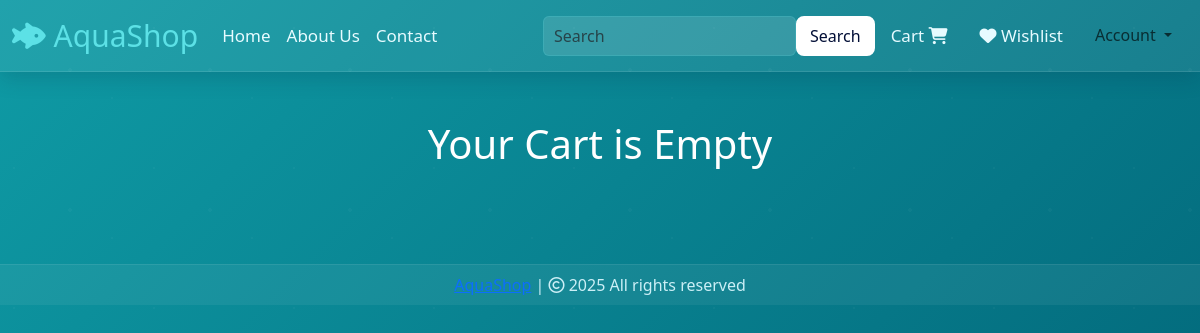
The page /cart (signed in) on the database as committed earlier.
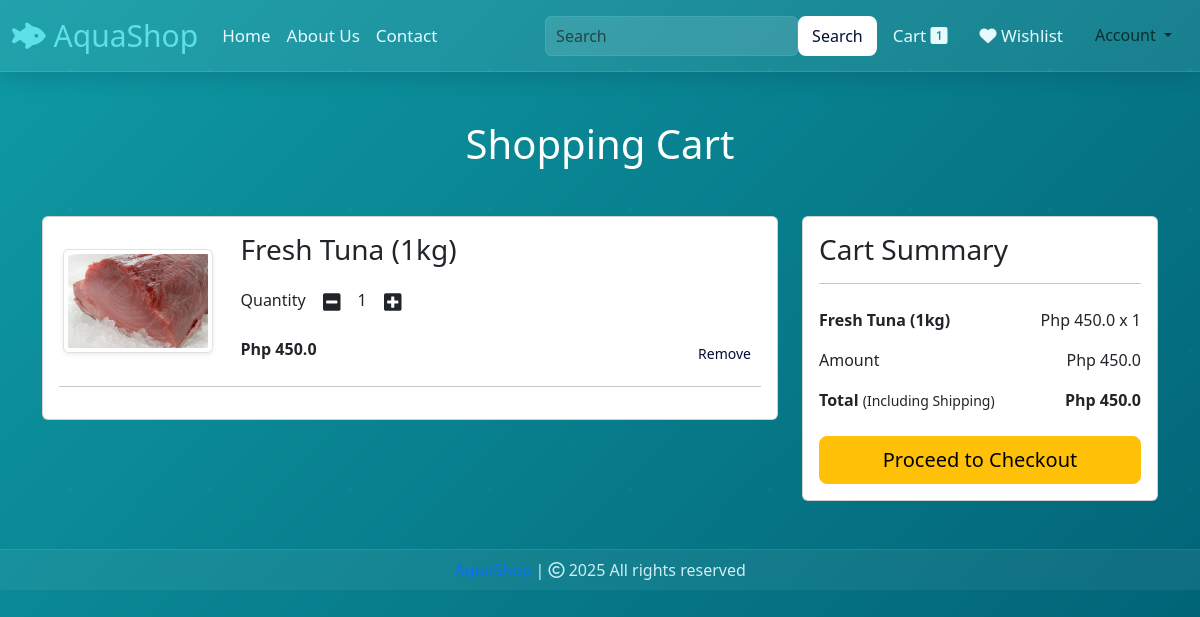
The same page on the database as committed later.
### website/models.py (models this page shows, shortened)
class Cart(db.Model):
    id = db.Column(db.Integer, primary_key=True)
    quantity = db.Column(db.Integer, nullable=False)
    customer_link = db.Column(db.Integer, db.ForeignKey('customer.id'), nullable=False)
    product_link = db.Column(db.Integer, db.ForeignKey('product.id'), nullable=False)

class Product(db.Model):
    id = db.Column(db.Integer, primary_key=True)
    product_name = db.Column(db.String(100), nullable=False)
    current_price = db.Column(db.Float, nullable=False)
    previous_price = db.Column(db.Float, nullable=False)
    in_stock = db.Column(db.Integer, nullable=False)
    product_picture = db.Column(db.String(1000), nullable=False)
    flash_sale = db.Column(db.Boolean, default=False)
    date_added = db.Column(db.DateTime, default=datetime.utcnow)
    carts = db.relationship('Cart', backref='product', lazy=True)
    items = db.relationship('OrderItem', backref='product_info', lazy=True)

### website/views.py (the view)
@views.route("/cart")
@login_required
def cart():
    cart_items = Cart.query.filter_by(customer_link=current_user.id).all()
    amount = sum(item.quantity * item.product.current_price for item in cart_items)
    total = amount
    return render_template(
        "cart.html",
        cart=cart_items,
        amount=amount,
        total=total
    )

### website/__init__.py (called while the page is built)
def create_app():
    app = Flask(__name__)
    app.config['SECRET_KEY'] = 'hbnwdvbn ajnbsjn ahe'
    app.config['SQLALCHEMY_DATABASE_URI'] = f'sqlite:///{DB_NAME}'
    db.init_app(app)
    @app.errorhandler(404)
    def page_not_found(error):
        return render_template('404.html')
    login_manager = LoginManager()
    login_manager.init_app(app)
    login_manager.login_view = 'auth.login'
    @login_manager.user_loader
    def load_user(id):
        return Customer.query.get(int(id))
    from .views import views
    from .auth import auth
    from .admin import admin
    from .models import Customer, Cart, Product, Order
    app.register_blueprint(views, url_prefix='/') # localhost:5000/about-us
    app.register_blueprint(auth, url_prefix='/') # localhost:5000/auth/change-password
    app.register_blueprint(admin, url_prefix='/')
    return app

### website/templates/cart.html (shortened to what this page needs)
{% extends 'base.html' %}
{% block body %}
<div class="container my-5">
    <div class="row">
        {% if cart %}
        <h1 class="text-center mb-5" style="color: white;">Shopping Cart</h1>
        <div class="col-sm-8">
            <div class="card">
                <div class="card-body">
                    {% for item in cart %}
                    <div class="row mb-3" id="cart-item-{{ item.id }}">
                        <div class="col-sm-3 text-center align-self-center">
                            <img src="{{ item.product.product_picture }}"
                                 class="img-fluid img-thumbnail shadow-sm"
                                 height="150px" width="150px">
                        </div>
                        <div class="col-sm-9">
                            <h3>{{ item.product.product_name }}</h3>
                            <div class="my-3">
                                <label>Quantity</label>
                                <a class="minus-cart btn" pid="{{ item.id }}">
                                    <i class="fas fa-minus-square fa-lg"></i>
                                </a>
                                <span id="quantity{{ item.id }}">{{ item.quantity }}</span>
                                <a class="plus-cart btn" pid="{{ item.id }}">
                                    <i class="fas fa-plus-square fa-lg"></i>
                                </a>
                            </div>
                            <div class="d-flex justify-content-between">
                                <p class="mb-0">
                                    <strong>Php {{ item.product.current_price }}</strong>
                                </p>
                                <a href="{{ url_for('views.remove_from_cart', item_id=item.id) }}"
                                   class="btn btn-sm btn-danger">
                                    Remove
                                </a>
                            </div>
                        </div>
                    </div>
                    <hr>
                    {% endfor %}
                </div>
            </div>
        </div>
        <div class="col-sm-4">
            <div class="card">
                <div class="card-body">
                    <h3>Cart Summary</h3>
                    <hr>
                    <ul class="list-group">
                        {% for item in cart %}
                        <li class="list-group-item d-flex justify-content-between border-0 px-0">
                            <strong>{{ item.product.product_name }}</strong>
                            <span>
                                Php {{ item.product.current_price }}
                                <span id="summary-qty-{{ item.id }}">x {{ item.quantity }}</span>
                            </span>
                        </li>
                        {% endfor %}
                        <li class="list-group-item d-flex justify-content-between border-0 px-0">
                            Amount
                            <span id="amount">Php {{ amount }}</span>
                        </li>
                        <li class="list-group-item d-flex justify-content-between border-0 px-0 mb-3">
                            <div>
                                <strong>Total</strong>
                                <small>(Including Shipping)</small>
                            </div>
                            <span id="total"><strong>Php {{ total }}</strong></span>
                        </li>
                    </ul>
                    <div class="d-grid">
                        <a href="{{ url_for('views.checkout') }}" class="btn btn-warning btn-lg">
                           Proceed to Checkout
                        </a>
                    </div>
                </div>
            </div>
        </div>
        {% else %}
        <h1 class="text-center mb-5" style="color: white;">Your Cart is Empty</h1>
        {% endif %}
    </div>
</div>
{% endblock %}

### website/templates/base.html (shortened to what this page needs)
<!DOCTYPE html>
<html lang="en">
<head>
    <link rel="stylesheet" href="https://cdnjs.cloudflare.com/ajax/libs/bootstrap-icons/1.10.5/font/bootstrap-icons.min.css" />
    <link rel="stylesheet" href="{{ url_for('static', filename='css/all.min.css') }}">
    <link rel="stylesheet" href="https://cdnjs.cloudflare.com/ajax/libs/font-awesome/6.5.0/css/all.min.css">
    <link rel="stylesheet" href="{{ url_for('static', filename='css/bootstrap.min.css') }}">
    <link rel="stylesheet" href="{{ url_for('static', filename='css/style.css') }}">
</head>
<body style="background-color: #0097b2;">
<body class="marine-bg">
    <nav class="navbar navbar-expand-lg glass-nav">
      <div class="container-fluid">
        <a class="navbar-brand brand-text" href="/">
          <i class="fa-solid fa-fish-fins"></i> AquaShop
        </a>
        <div class="collapse navbar-collapse" id="navbarSupportedContent">
          <ul class="navbar-nav me-auto mb-2 mb-lg-0">
            <li class="nav-item">
              <a class="nav-link nav-link-marine" href="/">Home</a>
            </li>
            <li class="nav-item">
              <a class="nav-link nav-link-marine" href="#">About Us</a>
            </li>
            <li class="nav-item">
              <a class="nav-link nav-link-marine" href="#">Contact</a>
            </li>
          </ul>
          <form class="d-flex search-form" role="search" action="/search" method="POST">
            <input class="form-control marine-input" name="search" type="search" placeholder="Search">
            <button class="btn search-btn" type="submit">Search</button>
          </form>
        </div>
        <ul class="navbar-nav me-auto mb-2 mb-lg-0">
          <li class="nav-item mx-2">
            {% if cart | length < 1 %}
              <a class="nav-link nav-link-marine" href="/cart">
                Cart <i class="fa-solid fa-cart-shopping"></i>
              </a>
            {% else %}
              <a class="nav-link nav-link-marine" href="/cart">
                Cart <i class="bi bi-{{ cart|length }}-square-fill"></i>
              </a>
            {% endif %}
          </li>
          <li class="nav-item mx-2">
            <a class="nav-link nav-link-marine" href="#"><i class="fa-solid fa-heart"></i> Wishlist</a>
          </li>
          <li class="nav-item dropdown mx-2">
            <a class="nav-link dropdown-toggle text-grey" href="#" role="button", id="profileDropdown"
            data-bs-toggle="dropdown" aria-hidden="false">
              Account
            </a>
          </li>
        </ul>
      </div>
    </nav>
    {% block body %}{% endblock %}
    <footer class="glass-footer text-center p-2 mt-5">
      <a href="">AquaShop</a> |
      <span><i class="fa-regular fa-copyright"></i></span>
      2025 All rights reserved
    </footer>
</body>
</html>

### website/static/css/style.css (style rules this page uses)
.marine-bg { background: linear-gradient(135deg, #0f9ba5, #005f73); background-attachment: fixed; background-size: cover; min-height: 100vh; color: #eafcff; -webkit-font-smoothing: antialiased; -moz-osx-font-smoothing: grayscale; font-family: "Segoe UI", Tahoma, Geneva, Verdana, sans-serif; }
.marine-bg::before { content: ""; position: fixed; inset: 0; background-image: radial-gradient(circle at 10% 20%, rgba(255,255,255,0.03) 1px, transparent 1px), radial-gradient(circle at 80% 70%, rgba(255,255,255,0.03) 1.5px, transparent 1px), radial-gradient(circle at 50% 50%, rgba(255,255,255,0.03) 2px, transparent 1px); background-size: 140px 140px; pointer-events: none; z-index: 0; mix-blend-mode: overlay; }
.container, .navbar, footer, .list-group { position: relative; z-index: 5; }
.glass-nav { background: rgba(255,255,255,0.08); backdrop-filter: blur(10px); -webkit-backdrop-filter: blur(10px); border-bottom: 1px solid rgba(255,255,255,0.10); box-shadow: 0 6px 20px rgba(2,40,60,0.18); }
.glass-footer { background: rgba(255,255,255,0.06); backdrop-filter: blur(8px); border-top: 1px solid rgba(255,255,255,0.08); color: #cceff6; }
.brand-text { color: #5ce1e6; font-size: 30px; }
.nav-link-marine { color: #e7fbff !important; font-size: 17px; transition: color 180ms ease; }
.marine-input { background: rgba(255,255,255,0.12); border: 1px solid rgba(92,225,230,0.18); color: #e6fbff; border-radius: 6px; padding: 6px 10px; }
.search-btn { background: linear-gradient(135deg, #0f9ba5, #005f73); border: 1px solid rgba(255,255,255,0.06); border-radius: 8px; color: #fff; padding: 6px 12px; }
.d-flex .btn { background: rgb(255, 255, 255); border: 2px solid rgb(255, 255, 255); border-radius: 8px; color: #020e36; }
.navbar { position: relative; z-index: 99999 !important; }

Rows that differ between the two databases and show on the page:
added Cart: product.product_picture (picture), product.product_name "Fresh Tuna (1kg)", quantity "1", product.current_price "450.0"
Other text that changed with them:
{{ amount }}: (not shown) → "450.0"
{{ total }}: (not shown) → "450.0"
text no longer shown: "Your Cart is Empty"
text now shown: "Shopping Cart Cart Summary Amount Php Total (Including Shipping) Php Proceed to Checkout"
